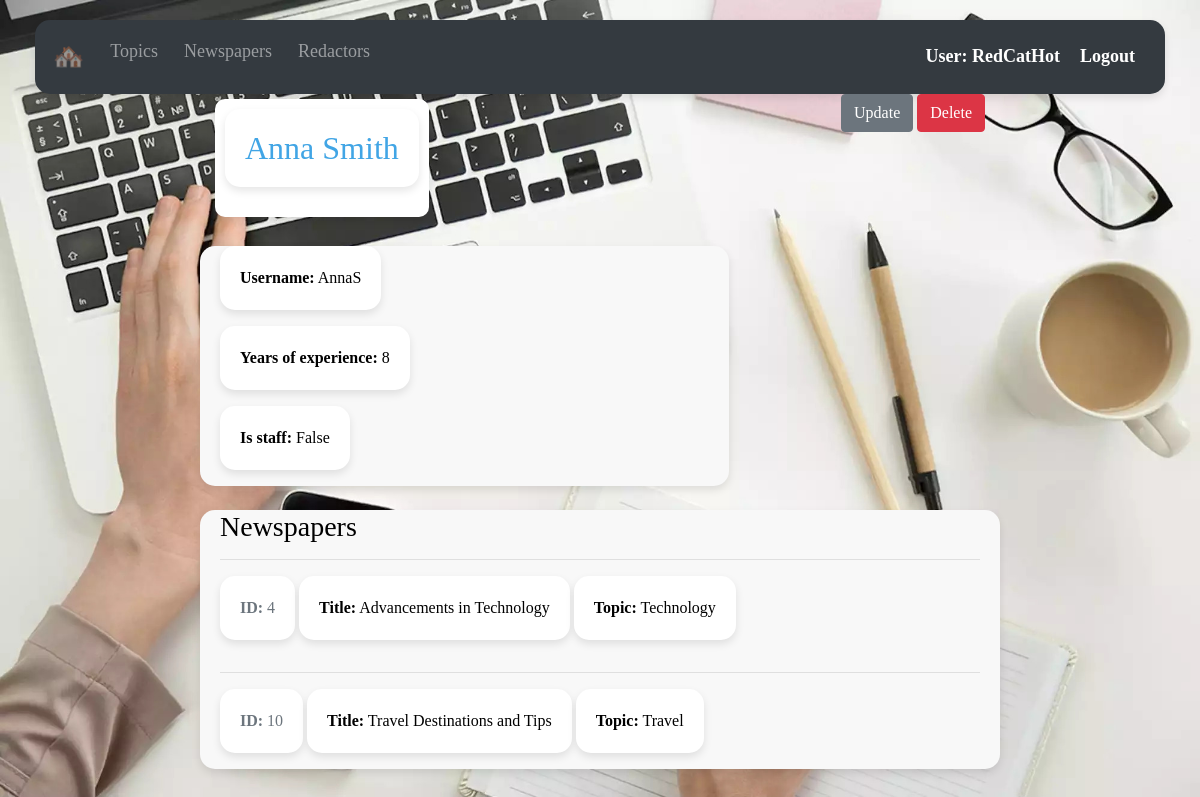
The page /redactors/5/ (signed in) on the database its author committed.
### agency/models.py (models this page shows, shortened)
class Redactor(AbstractUser):
    years_of_experience = models.IntegerField(null=True, blank=True)
    class Meta:
        ordering = ["username"]

class Newspaper(models.Model):
    title = models.CharField(max_length=100)
    content = models.TextField()
    published_date = models.DateTimeField(auto_now_add=True)
    topic = models.ForeignKey(
        Topic, on_delete=models.CASCADE, related_name="newspapers"
    )
    publishers = models.ManyToManyField(
        settings.AUTH_USER_MODEL, related_name="newspapers"
    )
    class Meta:
        ordering = ["title"]

class Topic(models.Model):
    name = models.CharField(max_length=100, unique=True)
    class Meta:
        ordering = ["name"]

### agency/views.py (the view)
class RedactorDetailListView(LoginRequiredMixin, generic.DetailView):
    model = Redactor

### templates/agency/redactor_detail.html
{% extends "base.html" %}
{% load static %}
{% block content %}
  <div class="container">
    <div class="row">
      <div class="col-md-8">
        <div class="h1-wrapper">
          <h1>{{ redactor.first_name }} {{ redactor.last_name }}</h1>
        </div>
      </div>
      <div class="col-md-4 text-right">
        <a href="{% url "newspaper:redactor-update" pk=redactor.id %}" class="btn btn-secondary link-to-page">Update</a>
        <a href="{% url "newspaper:redactor-delete" pk=redactor.id %}" class="btn btn-danger link-to-page">Delete</a>
      </div>
    </div>
    <div class="row mt-4 author-info">
      <div class="col-md-6">
        <p><strong>Username:</strong> {{ redactor.username }} </p>
        {% if redactor.years_of_experience %}
          <p><strong>Years of experience:</strong> {{ redactor.years_of_experience }} </p>
        {% endif %}
        <p><strong>Is staff:</strong> {{ redactor.is_staff }}</p>
      </div>
    </div>
    <div class="row mt-4 newspaper-list">
      <div class="col-md-12">
        <h3>Newspapers</h3>
        {% for newspaper in redactor.newspapers.all %}
          <hr>
          <p class="text-muted"><strong>ID:</strong> {{ newspaper.id }} </p>
          <p><strong>Title:</strong> {{ newspaper.title }}</p>
          <p><strong>Topic:</strong> {{ newspaper.topic.name }}</p>
        {% empty %}
          <p>There are no newspapers!</p>
        {% endfor %}
      </div>
    </div>
  </div>
{% endblock %}

### templates/includes/navbar.html (shortened to what this page needs)
<nav class="navbar navbar-expand-lg navbar-dark bg-dark">
  <div class="collapse navbar-collapse" id="navbarSupportedContent">
    <ul class="navbar-nav mr-auto">
      <li class="nav-item">
        <a class="nav-link" href="{% url "agency:index" %}" style="font-size: 25px;">🏘️</a>
      </li>
      <li class="nav-item">
        <a class="nav-link" href="{% url "agency:topic-list" %}">Topics</a>
      </li>
      <li class="nav-item">
        <a class="nav-link" href="{% url "agency:newspaper-list" %}">Newspapers</a>
      </li>
      <li class="nav-item">
        <a class="nav-link" href="{% url "agency:redactor-list" %}">Redactors</a>
      </li>
    </ul>
    <form class="form-inline my-2 my-lg-0">
      {% if user.is_authenticated %}
        <a class="navbar-brand" href="https://www.youtube.com/watch?v=dQw4w9WgXcQ&ab_channel=RickAstley">User: {{ user.username }}</a>
        <a class="navbar-brand" href="{% url 'logout' %}">Logout</a>
      {% else %}
        <a class="navbar-brand" href="{% url 'login' %}">Login</a>
      {% endif %}
    </form>
  </div>
</nav>

### static/css/styles.css (style rules this page uses)
body { background-color: #f8f9fa; color: #333; font-family: Georgian, serif, Arial, sans-serif; margin: 0; padding: 0; }
.container { max-width: 800px; margin: 0 auto; }
.card, .topic-item, .publish-item, .topic-type-item, .navbar { border-radius: 15px; box-shadow: 0 4px 8px rgba(0, 0, 0, 0.1); padding: 20px; background-color: #fff; }
h1 { font-size: 32px; margin-bottom: 20px; color: #41a5e5; }
.topic-item, .publish-item, .topic-type-item, .navbar { background-color: #aa98df; }
.navbar { background-color: #693c1c; width: 100%; padding: 10px; margin-bottom: 0; }
.navbar-brand { font-size: 24px; font-weight: bold; color: #336699; text-decoration: none; margin-right: 20px; }
.navbar-nav .nav-link { font-size: 18px; color: #333; margin-right: 10px; text-decoration: none; }
.form-inline .navbar-brand { font-size: 18px; color: #fff; text-decoration: none; }
.row::after { content: ""; clear: both; display: table; }
.col-md-4 { float: left; width: 33.33%; padding: 0 15px; }
.mt-4 { background-color: #f8f8f8; position: relative; padding: 0 5px; color: #cb0c2f; border-radius: 15px; box-shadow: 0 4px 8px rgba(0, 0, 0, 0.1); }
.mt-4::before { content: ''; position: absolute; top: 50%; left: 0; right: 0; height: 1px; background-color: #f3722c; z-index: -1; }
.h1-wrapper { background-color: #fff; padding: 10px; border-radius: 10px; box-shadow: 0 4px 8px rgba(0, 0, 0, 0.1); display: inline-block; height: auto; margin-top: 5px; margin-bottom: 5px; }
.col-md-6 p, .col-md-12 p { color: #000; }
.col-md-12 h3 { color: #000 }
.row-sm-10 h1, .row-sm-10 p { background-color: #fff; padding: 20px; border-radius: 15px; box-shadow: 0 4px 8px rgba(0, 0, 0, 0.1); display: inline-block; }
.row.mt-4.author-info { display: inline-block; }

### rows shown on the page
Redactor: username "RedCatHot"
Redactor: first_name "Anna", last_name "Smith", username "AnnaS", years_of_experience "8", is_staff "False"
Newspaper: id "4", title "Advancements in Technology", topic.name "Technology"
Newspaper: id "10", title "Travel Destinations and Tips", topic.name "Travel"
